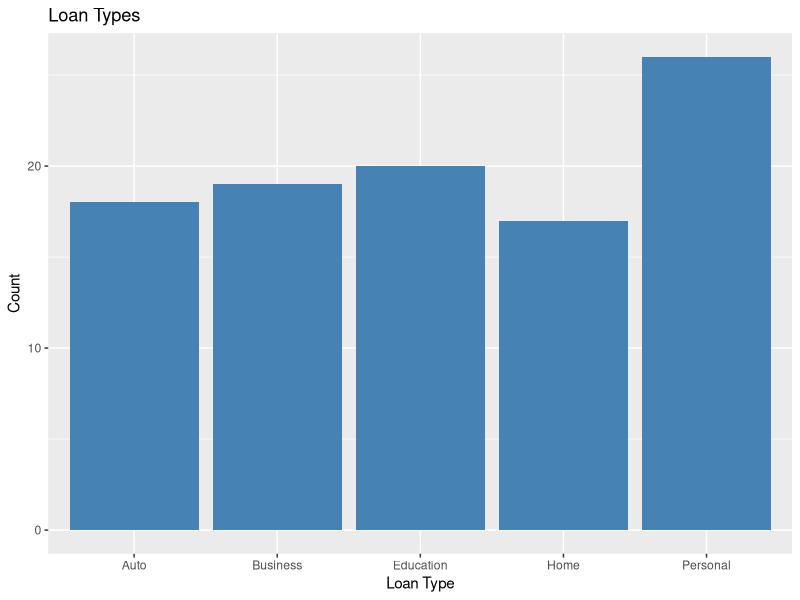
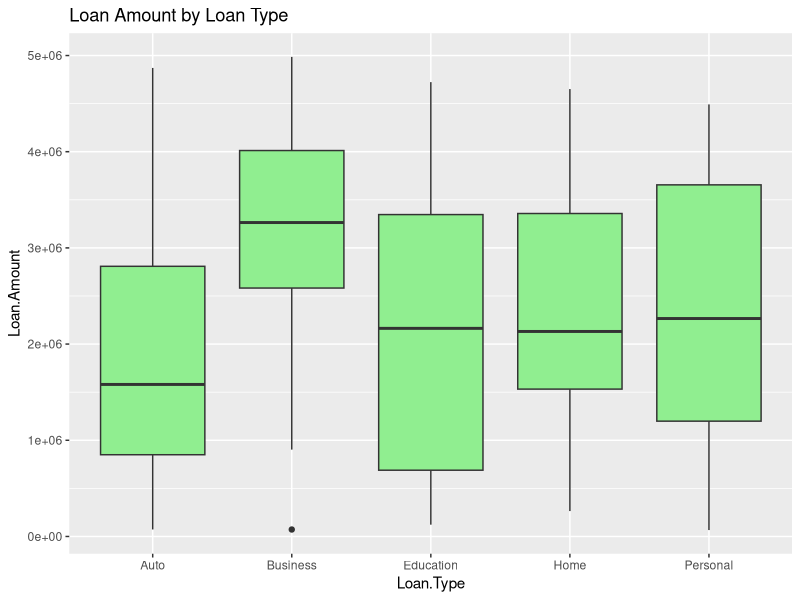
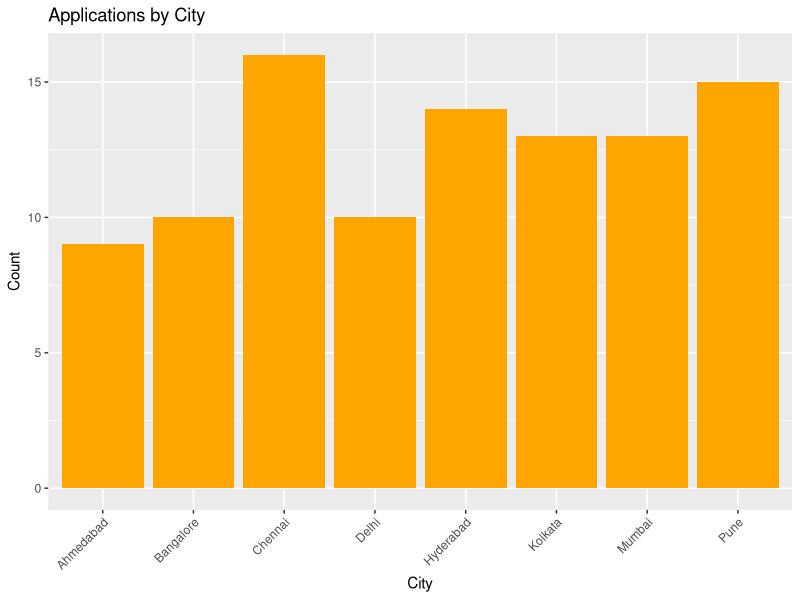
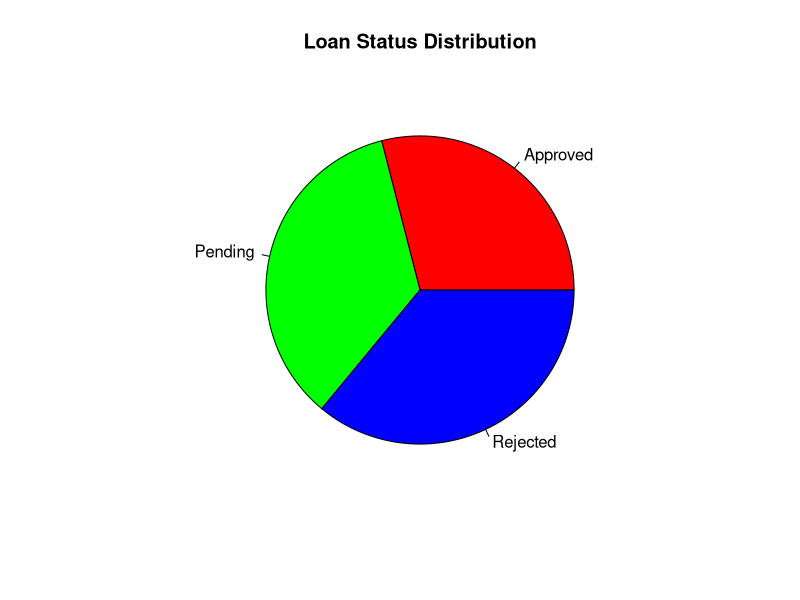
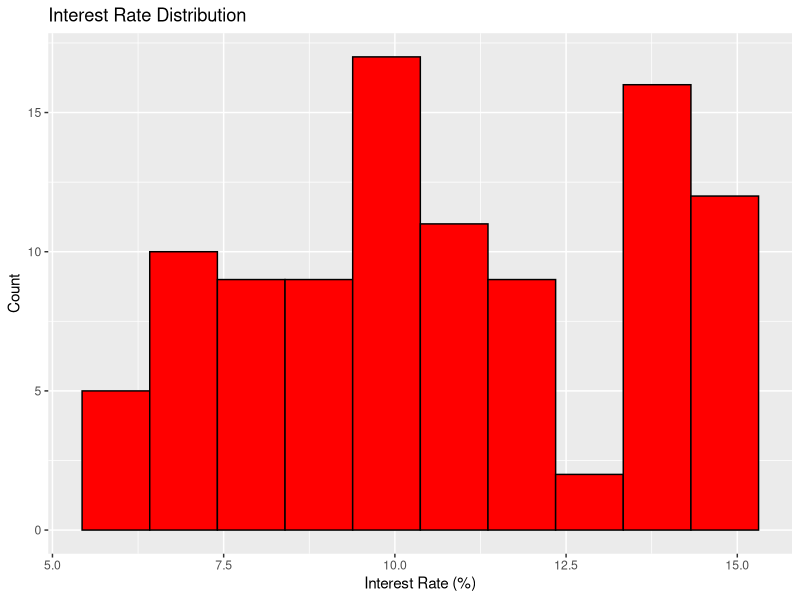

These figures' R source, in order:
## ---- chunk 1
knitr::opts_chunk$set(echo = TRUE)
library(ggplot2)
## ---- chunk 2
loan <- read.csv("Data.csv")
head(loan)
## ---- chunk 3
summary(loan)
str(loan)
## ---- chunk 4
table(loan$Status..Approved.Rejected.Pending.)
## ---- chunk 5
ggplot(loan, aes(x = Loan.Type)) +
  geom_bar(fill = "steelblue") +
  labs(title = "Loan Types", x = "Loan Type", y = "Count")
## ---- chunk 6
ggplot(loan, aes(x = Loan.Type, y = Loan.Amount)) +
  geom_boxplot(fill = "lightgreen") +
  labs(title = "Loan Amount by Loan Type")
## ---- chunk 7
ggplot(loan, aes(x = City...Branch.Location)) +
  geom_bar(fill = "orange") +
  labs(title = "Applications by City", x = "City", y = "Count") +
  theme(axis.text.x = element_text(angle = 45, hjust = 1))
## ---- chunk 8
status <- table(loan$Status..Approved.Rejected.Pending.)

pie(status,
    col = rainbow(length(status)),
    main = "Loan Status Distribution")
## ---- chunk 9
ggplot(loan, aes(x = Interest.Rate....)) +
  geom_histogram(bins = 10, fill = "red", color = "black") +
  labs(title = "Interest Rate Distribution",
       x = "Interest Rate (%)",
       y = "Count")
